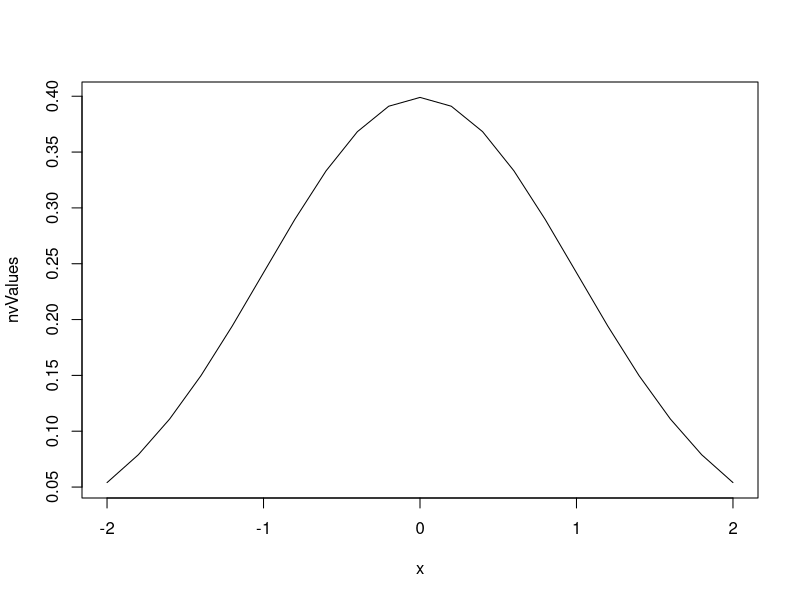

Source code (R):
# Variables and Classes
a <- 3.0
b <- 4.5
class(a)
class(b) == 'character'
a^2 + 1/b
sqrt(a*b)
log2(a)

# Matrix algebra
A = matrix(c(1,4,7,2,5,8,3,6,10), nrow=3)
B = matrix(c(1:9), nrow=3)
y = matrix(c(1:3))

a * A
A %*% B
invA = solve(A)
A %*%invA
t(B)
B[1,] = c(1,1,1)
ols = function(A, y) solve(t(A)%*%A)%*%t(A)%*%y
ols(A, y)


# Indexing
# A B y (anzeigen)
A[3,2] * B[2,1]
A[1,] * B[,3]
y[y>1]
A[,2][A[,1] >= 4]
# A[4,]

# Custom function
standardize = function(x) {
  if (is.numeric(x)){
    mu = mean(x)
    std = sd(x) 
    return((x - mu) / std)
  }
  else{
    return(x)
  }
}

a = c(-100, -25, -10, 0, 10, 25, 100)
standardize(a)

# Using inbuilt-functions
dnorm(x = c(1,2,3,6))
x = seq(-2,2, by=0.2)
nvValues = dnorm(x, mean = 0, sd = 1)
plot(x = x, y = nvValues, type='l')

